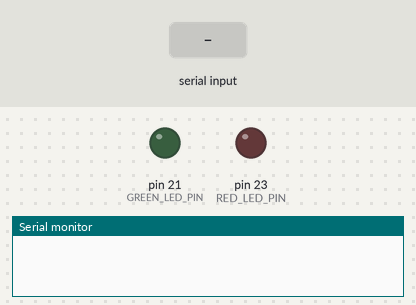
A sketch run on a simulated Arduino Mega 2560, built with avr-gcc and run on an emulated ATmega2560. Parts: output pins drawn as LEDs (lit = HIGH), the last lines printed to the serial monitor. Inputs (shaded band) come from the test bench.

Above: at 3.2 s.
3.3 s: "green" received over Serial
At 6.0 s:
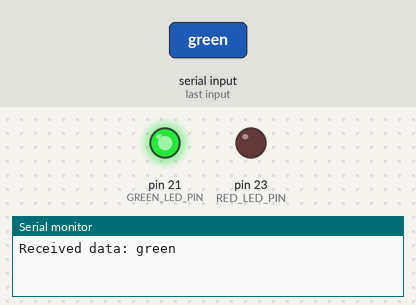
6.3 s: "red" received over Serial
At 8.9 s:
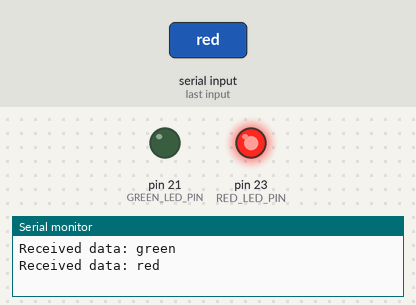
9.3 s: "1" received over Serial
At 12.5 s:
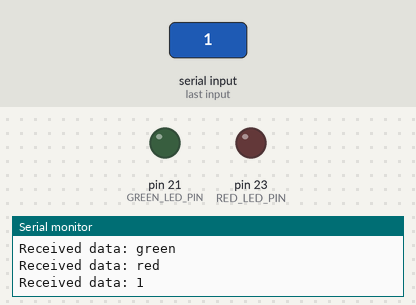
Timing chart, 0 to 14.0 s (numbered marks = the images above; inputs shaded):
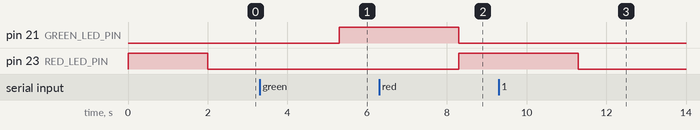

Measured:
- after the input at 3.3 s, pin 21 (GREEN_LED_PIN): LOW → HIGH after 2.0 s
- after the input at 6.3 s, pin 21 (GREEN_LED_PIN): HIGH → LOW after 2.0 s; pin 23 (RED_LED_PIN): LOW → HIGH after 2.0 s
- after the input at 9.3 s, pin 23 (RED_LED_PIN): HIGH → LOW after 2.0 s

The sketch:

sketch_oct10a.ino
```cpp
#define RED_LED_PIN 23
#define GREEN_LED_PIN 21

void setup() {
  // Initialize serial communication at 115200 baud rate
  Serial.begin(115200);
  Serial.setTimeout(2000);

  // Initialize the GPIO pins for LEDs
  pinMode(RED_LED_PIN, OUTPUT);
  pinMode(GREEN_LED_PIN, OUTPUT);

  // Start with LEDs off
  digitalWrite(RED_LED_PIN, LOW);
  digitalWrite(GREEN_LED_PIN, LOW);
  digitalWrite(RED_LED_PIN, HIGH);  // Turn ON Red LED
delay(2000);  // Keep it on for 2 seconds
digitalWrite(RED_LED_PIN, LOW);   // Turn it OFF after 2 seconds

}

void loop() {
  // Check if data is available to read
  if (Serial.available() > 0) {
    String data = Serial.readString();  // Read the incoming data as a string
    Serial.print("Received data: ");
    Serial.println(data);  // Print the received data for debugging
    data.trim();

    // Check for specific data and turn on LEDs accordingly
    if (data == "red") {
      digitalWrite(RED_LED_PIN, HIGH);  // Turn ON Red LED
      digitalWrite(GREEN_LED_PIN, LOW);  // Turn OFF Green LED
    } else if (data == "green") {
      digitalWrite(RED_LED_PIN, LOW);   // Turn OFF Red LED
      digitalWrite(GREEN_LED_PIN, HIGH);  // Turn ON Green LED
    } else {
      // Turn off both LEDs if unrecognized data is received
      digitalWrite(RED_LED_PIN, LOW);
      digitalWrite(GREEN_LED_PIN, LOW);
    }
  }
}
```
